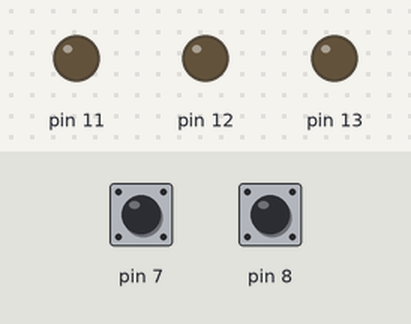
The sketch below on a simulated Arduino Uno, built with avr-gcc and run on an emulated ATmega328P. On the bench: output pins drawn as LEDs (lit = HIGH). The test bench sets the inputs (shaded band); at power-on: pin 7 HIGH, pin 8 HIGH.

Above: at 1.3 s.
1.4 s: pin 7 pulled LOW for 3.2 s
At 5.5 s:
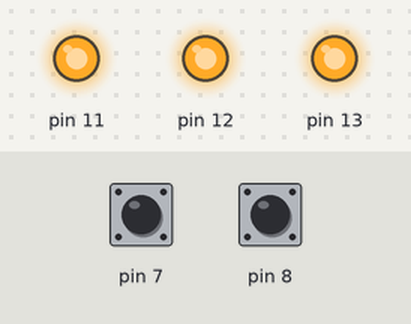
6.1 s: pin 7 pulled LOW for 0.15 s
At 6.8 s:
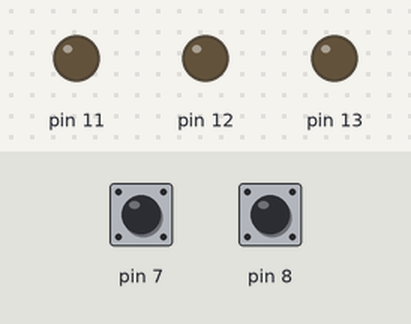
7.7 s: pin 7 pulled LOW for 1 s
At 9.6 s:
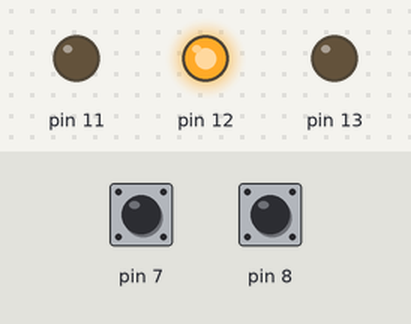
Timing chart, 0 to 11.1 s (numbered marks = the images above; inputs shaded):
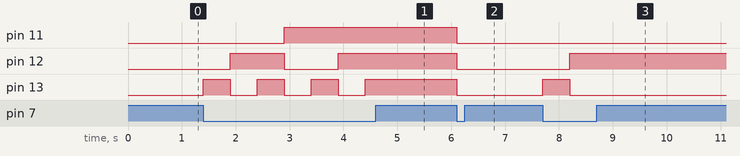

Measured:
- after the input at 1.4 s, pin 11: LOW → HIGH after 1.5 s; pin 12: LOW → HIGH after 0.50 s, → LOW 1.0 s later, → HIGH 1.0 s later; pin 13: alternates HIGH for 0.50 s and LOW for 0.50 s, 7 changes in all, then stays HIGH, starting at once
- after the input at 6.1 s, pin 11–13: HIGH → LOW at once
- after the input at 7.7 s, pin 12: LOW → HIGH after 0.50 s; pin 13: LOW → HIGH at once, → LOW 0.50 s later

The sketch:

UpDownTest.pde
```cpp
void setup()
{
  pinMode(7,INPUT);
  pinMode(8,INPUT);

  digitalWrite(7,1);
    digitalWrite(8,1);


  pinMode(11,OUTPUT);
  pinMode(12,OUTPUT);
  pinMode(13,OUTPUT);


}

//9791010963

int a=0,b=0,c=0;
int num=0;
void loop()
{
  if(num>7)
  num=0;

  if(num<0)
  num=7;


  //Conversion algorithm

 int quo=num/2;
	int rem=num%2;

	if(quo==0)
	{

		c=b=0;
		a=rem;
	}


	if(quo==1)
	{
		c=0;
		b=1;
		a=rem;
	}

	if(quo==2)
	{
		c=1;
                b=0;
		a=rem;
	}

	if(quo==3)
	{
		c=1;
                b=1;
		a=rem;
	}


 //show

 digitalWrite(11,boolean(c));
 digitalWrite(12,boolean(b));
 digitalWrite(13,boolean(a));


 delay(500);


  //Increment

//    while(digitalRead(7)==1);
    while((digitalRead(8)==1)&&(digitalRead(7)==1));

    if(digitalRead(7)==0)
    num++;


  //decrement
  if(digitalRead(8)==0)
  {

//     while(digitalRead(8)==0);
    num--;
  }


}
```
